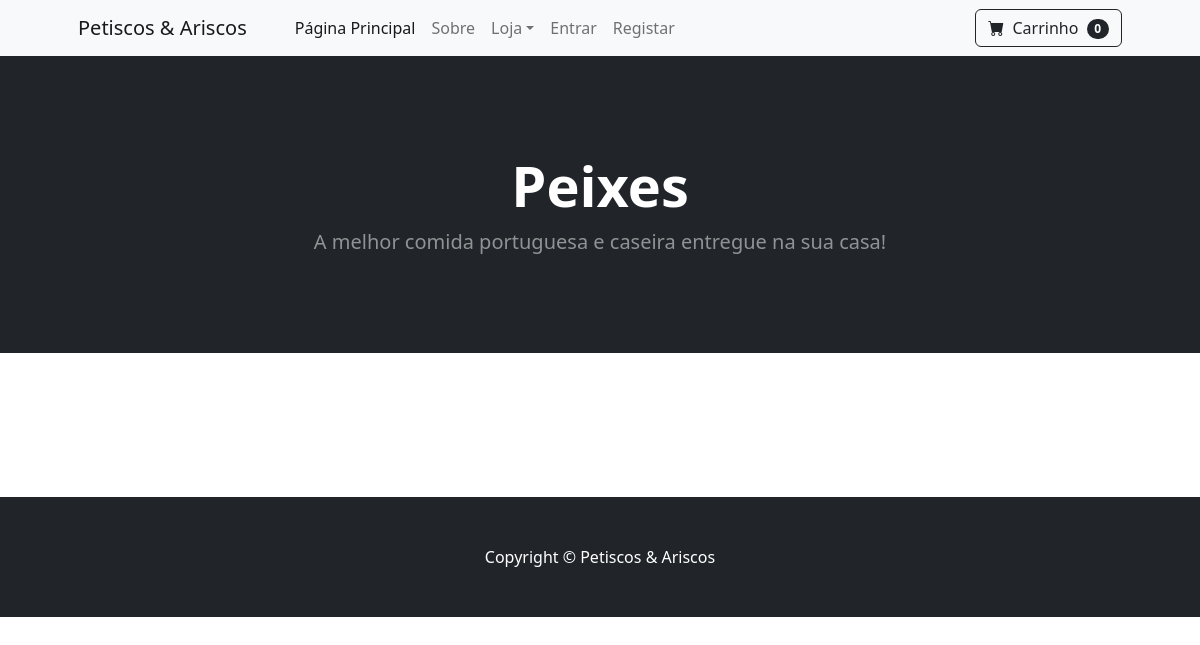
Before: /category/Peixes with the older database file.
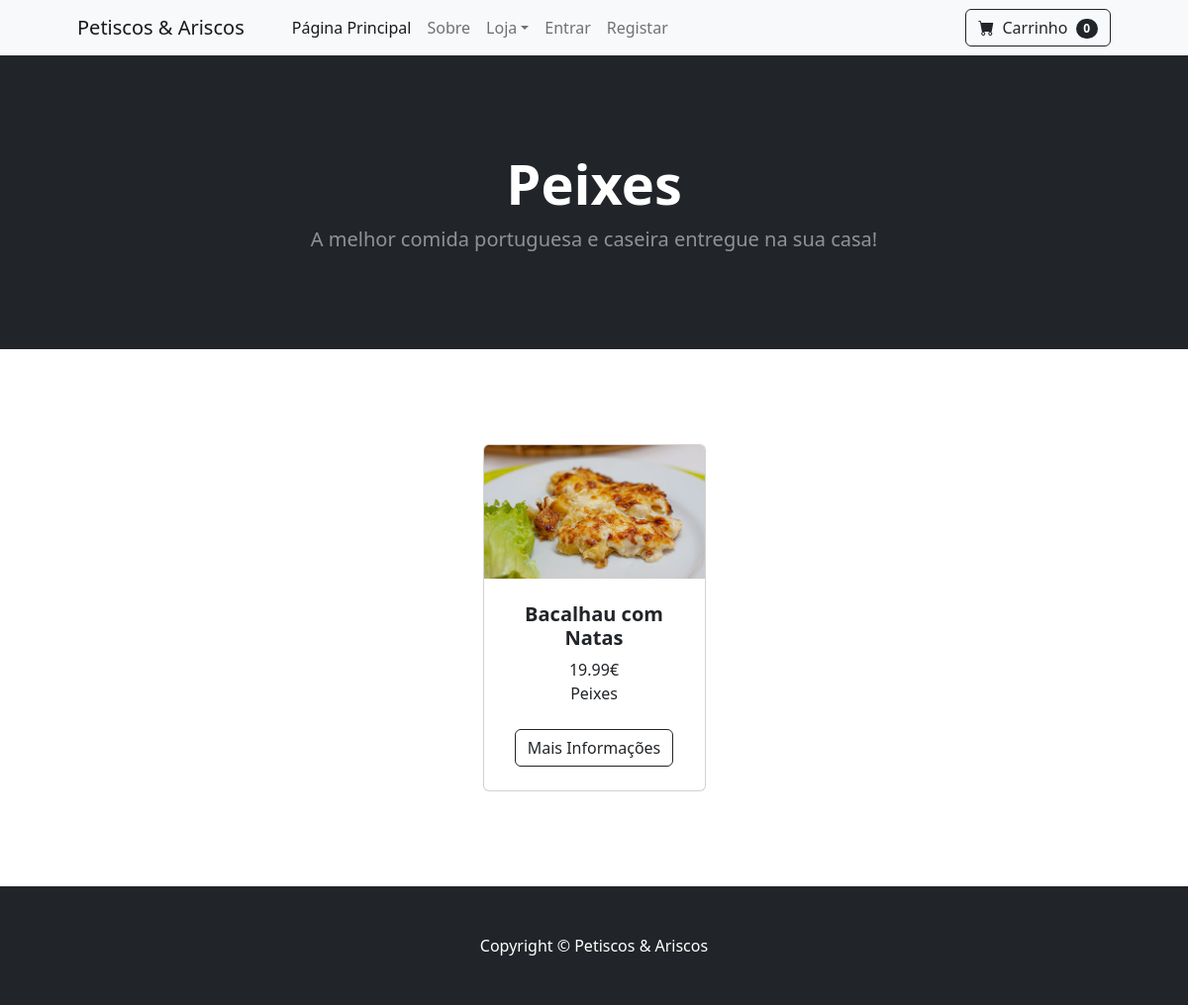
After: the same page with the newer database file.
### mystore/models.py (models this page shows, shortened)
class Products(models.Model):
    name = models.CharField(max_length=100)
    price = models.DecimalField(default=0, decimal_places=2, max_digits=6)
    category = models.ForeignKey(Categories, on_delete=models.CASCADE, default=1)
    description = models.CharField(max_length=250, default='', blank=True, null=True)
    image = models.ImageField(upload_to='uploads/product/')
    is_sale = models.BooleanField(default=False)
    sale_price = models.DecimalField(default=0, decimal_places=2, max_digits=6)
    class Meta:
        verbose_name_plural = "Products"

class Categories(models.Model):
    name = models.CharField(max_length=50)
    def __str__(self):
        return self.name
    class Meta:
        verbose_name_plural = "Categories"

### mystore/views.py (the view)
# urls.py: path('category/<str:cn>', views.category, name='category'),
def category(request, cn):
    try:
        category = Categories.objects.get(name=cn)
        products = Products.objects.filter(category=category)
        return render(request, 'category.html', {'products': products, 'category': category})
    except Categories.DoesNotExist:
        messages.error(request, 'Desculpa, neste momento não há produtos desta categoria.')
        return redirect('home')

### cart/cart.py (called while the page is built)
    def __len__(self):
        return len(self.cart)

### cart/context_processors.py (called while the page is built)
def cart(request):
    return {'cart': Cart(request)}

### mystore/templates/category.html
{% extends 'base.html' %}
{% block content %}
        <header class="bg-dark py-5">
            <div class="container px-4 px-lg-5 my-5">
                <div class="text-center text-white">
                    <h1 class="display-4 fw-bolder">{{ category }}</h1>
                    <p class="lead fw-normal text-white-50 mb-0">A melhor comida portuguesa e caseira entregue na sua casa!</p>
                </div>
            </div>
        </header>
        <section class="py-5">
            <div class="container px-4 px-lg-5 mt-5">
                <div class="row gx-4 gx-lg-5 row-cols-2 row-cols-md-3 row-cols-xl-4 justify-content-center">
                    {% for product in products %}
                        {% if product.is_sale %}
                        <div class="col mb-5">
                            <div class="card h-100">
                                <div class="badge bg-dark text-white position-absolute" style="top: 0.5rem; right: 0.5rem">Saldos</div>
                                <img class="card-img-top" src="{{ product.image.url }}" alt="..." />
                                <div class="card-body p-4">
                                    <div class="text-center">
                                        <h5 class="fw-bolder">{{ product.name }}</h5>
                                        <div class="d-flex justify-content-center small text-warning mb-2">
                                        <div class="bi-star-fill"></div>&nbsp;&nbsp;Saldos!&nbsp;&nbsp;
                                        <div class="bi-star-fill"></div></div>
                                        <strike>{{ product.price }}€</strike>
                                        {{ product.sale_price }}€
                                        <br>
                                        {{ product.category }}
                                    </div>
                                </div>
                                <div class="card-footer p-4 pt-0 border-top-0 bg-transparent">
                                    <div class="text-center"><a class="btn btn-outline-dark mt-auto" href="{% url 'product' product.id %}">Mais Informações</a></div>
                                </div>
                            </div>
                        </div>
                        {% else %}
                    <div class="col mb-5">
                        <div class="card h-100">
                            <img class="card-img-top" src="{{ product.image.url }}" alt="..." />
                            <div class="card-body p-4">
                                <div class="text-center">
                                    <h5 class="fw-bolder">{{ product.name }}</h5>
                                    {{ product.price }}€
                                    <br>
                                    {{ product.category }}
                                </div>
                            </div>
                            <div class="card-footer p-4 pt-0 border-top-0 bg-transparent">
                                <div class="text-center"><a class="btn btn-outline-dark mt-auto" href="{% url 'product' product.id %}">Mais Informações</a></div>
                            </div>
                        </div>
                    </div>
                        {% endif %}
                    {% endfor %}
                </div>
            </div>
        </section>
{% endblock %}

Changed rows visible on the page:
added Products: image (picture), name "Bacalhau com Natas", price "19.99", category "Peixes"
